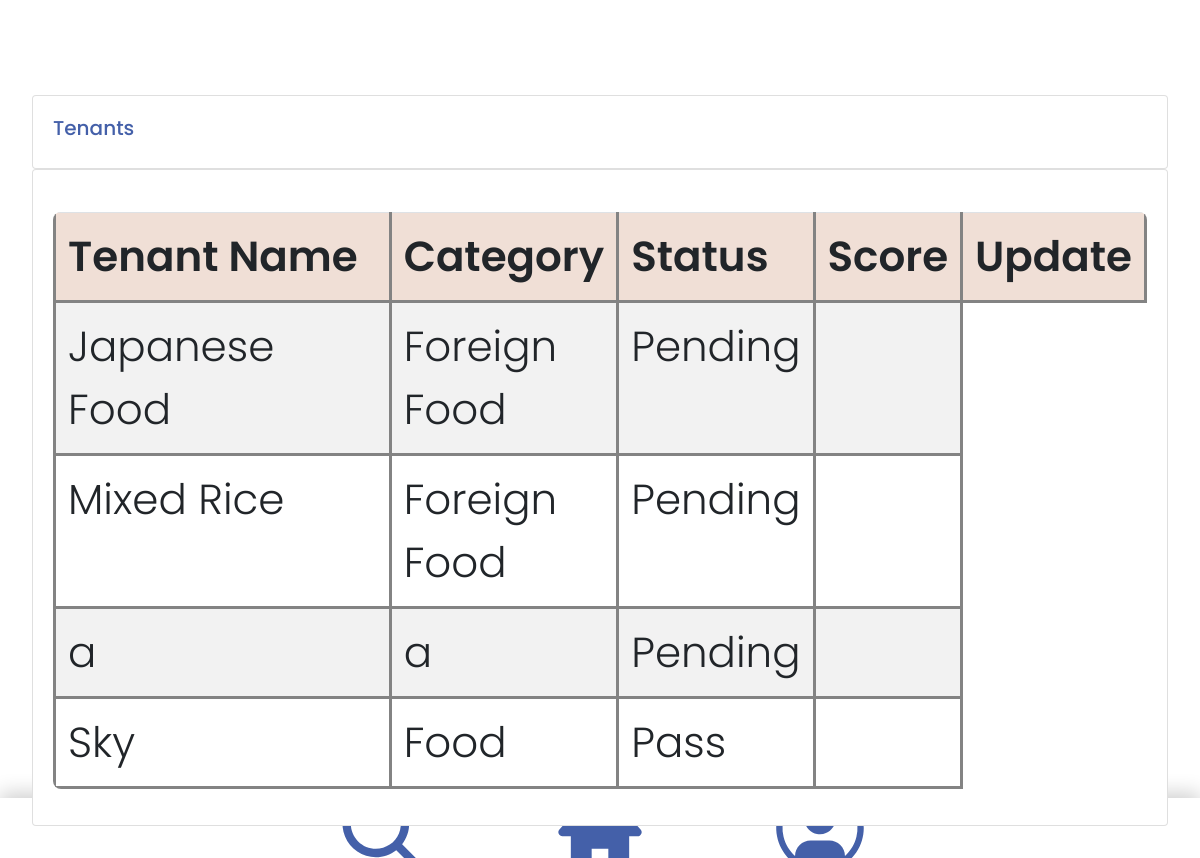
/tenants/ (signed in), run on an earlier commit of the app's database.
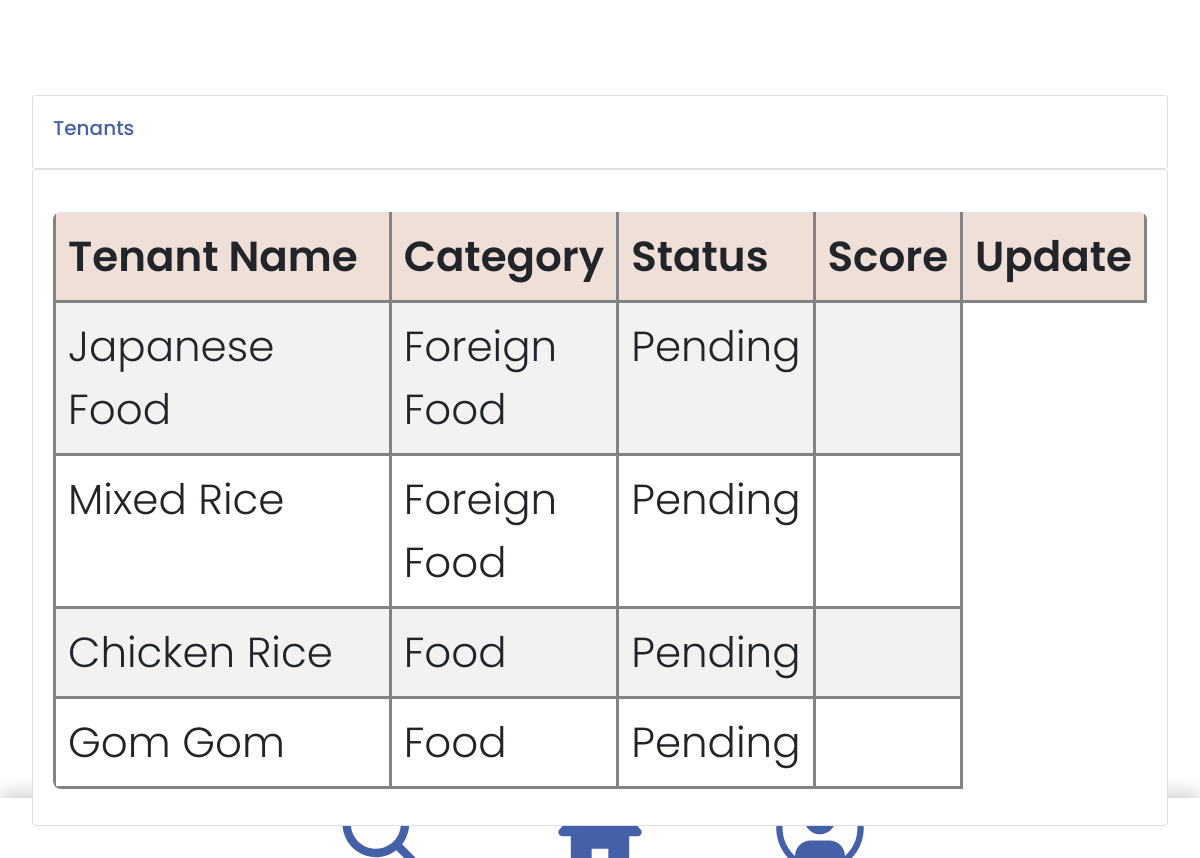
And on a later commit of the database.
### accounts/models.py (models this page shows, shortened)
class Tenant(models.Model):
    STATUS = (
        ('Pending', 'Pending'),
        ('Pass', 'Pass'),
        ('Fail', 'Fail'),
    )
    name = models.CharField(max_length=100)
    status = models.CharField(max_length=50, choices=STATUS, blank=True)
    category = models.CharField(max_length=100)
    date_created = models.DateTimeField(auto_now_add=True)
    description = models.CharField(max_length=100, blank=True)
    actual_img = models.ImageField(upload_to ='images/')

### accounts/decorators.py (the view)
	def wrapper_function(request, *args, **kwargs):
		group = None
		if request.user.groups.exists():
			group = request.user.groups.all()[0].name
		if group == 'tenant':
			return redirect('user-page')
		if group == 'admin':
			return view_func(request, *args, **kwargs)

### accounts/views.py (called while the page is built)
@login_required(login_url='login')
@admin_only
def tenants(request):
    tenants = Tenant.objects.all()
    return render(request, 'accounts/tenants.html', {'tenants': tenants})

### accounts/templates/accounts/tenants.html (shortened to what this page needs)
{% extends 'accounts/main.html' %}
{% block content %}
    <br>
    <div class="row">
        <div class="col-md">
            <div class="card card-body">
                <h5>Tenants</h5>
            </div>
            <div class="card card-body">
                <table class="table">
                    <tr>
                        <th>Tenant Name</th>
                        <th>Category</th>
                        <th>Status</th>
                        <th>Score</th>
                        <th>Update</th>
                    </tr>
                    {% for i in tenants %}
                        <tr>
                            <td>{{ i.name }}</td>
                            <td>{{ i.category }}</td>
                            <td>{{ i.status }}</td>
                            <td>{{ i.score }}</td>
                        </tr>
                    {% endfor %}
                </table>
            </div>
        </div>
    </div>
{% endblock %}

### accounts/templates/accounts/main.html (shortened to what this page needs)
{% load static %}
<!DOCTYPE html>
<html>
  <head>
    <link
      rel="stylesheet"
      href="https://stackpath.bootstrapcdn.com/bootstrap/4.3.1/css/bootstrap.min.css"
    />
    <link
      rel="stylesheet"
      type="text/css"
      href="{% static '/CSS/index.css' %}"
    />
  </head>
  <body>
    {% include 'accounts/navbar.html' %} {% block content %} {% endblock %}
  </body>
</html>

### accounts/templates/accounts/navbar.html (shortened to what this page needs)
{% load static %}
<!DOCTYPE html>
<html>
  <head>
    <link rel="stylesheet" href="{% static 'CSS/Navbar.css' %}" />
    <link rel="stylesheet" href="{% static 'CSS/index.css' %}" />
  </head>
</html>
<body>
  <div class="NavbarItems">
    <ul class="MenuIcon">
        {% if request.user.is_staff %}
      <li class="icon">
        <a href="{% url 'search' %}">
        /></a>
      </li>
      <li class="icon">
        <a href="{% url 'home' %}"
          ><img src="{% static 'images/homeIcon.svg' %}" width="100"
        /></a>
      </li>
      <li class="icon">
        <a href="{% url 'logout' %}"
          ><img src="{% static 'images/avatarIcon.svg' %}" width="100" />
        </a>
      </li>
        {% endif %}
    </ul>
  </div>
</body>

### static/CSS/index.css (style rules this page uses)
body { margin: 2rem; font-family: "Poppins", sans-serif; color: #4460a9; font-weight: 350; font-size: 3.5vw; height:90% }
table { border-collapse: collapse; display: block; width: 100%; overflow-y: auto; overflow-x: hidden; border-radius: 8px 8px 8px 8px; margin-top: 2%; }
table td, table th { border: 3px solid rgb(131, 131, 131); padding-left: 1rem; padding-right: 1rem; padding-bottom: 0.5rem; padding-top: 00.5rem; width: 100%; }
table tr:nth-child(even) { background-color: #f2f2f2; }
table th { padding-top: 6px; padding-bottom: 6px; text-align: left; background-color: #f0dfd6; font-weight: 550; }

### static/CSS/Navbar.css (style rules this page uses)
body { margin: 15px; font-family: "Poppins", sans-serif; color: #4460a9; font-weight: 350; font-size: 3.5vw; }
ul { display: inline; list-style: none; padding: 0; margin-block-start: 0em; margin-block-end: 0em; margin-inline-start: 0px; margin-inline-end: 0px; padding-inline-start: 0%; }
ul > li { list-style: none; display: inline; margin: 0%; margin-block-start: 0%; }
.NavbarItems { background: white; height: 7%; width: 100%; left: 0%; justify-content: center; align-items: center; display: flex; position: fixed; bottom: 0%; box-shadow: 0px -5px 20px rgb(207, 207, 207); }
.MenuIcon { display: grid; grid-template-columns: repeat(3, auto); text-align: center; list-style: none; }
.icon { display: inline-block; padding-right: 60px; padding-left: 60px; }

What changed in the data, as far as the page shows it:
removed Tenant: name "a", category "a", status "Pending"
removed Tenant: name "Sky", category "Food", status "Pass"
added Tenant: name "Chicken Rice", category "Food", status "Pending"
added Tenant: name "Gom Gom", category "Food", status "Pending"
